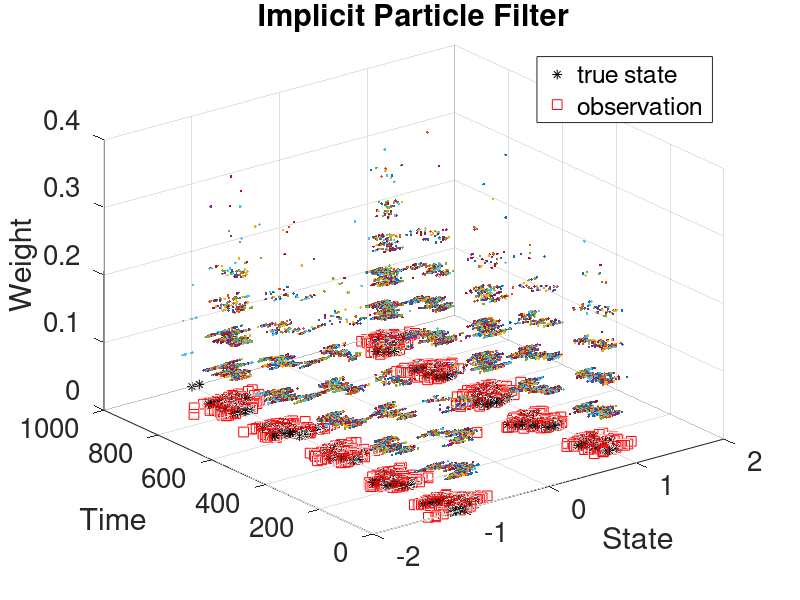
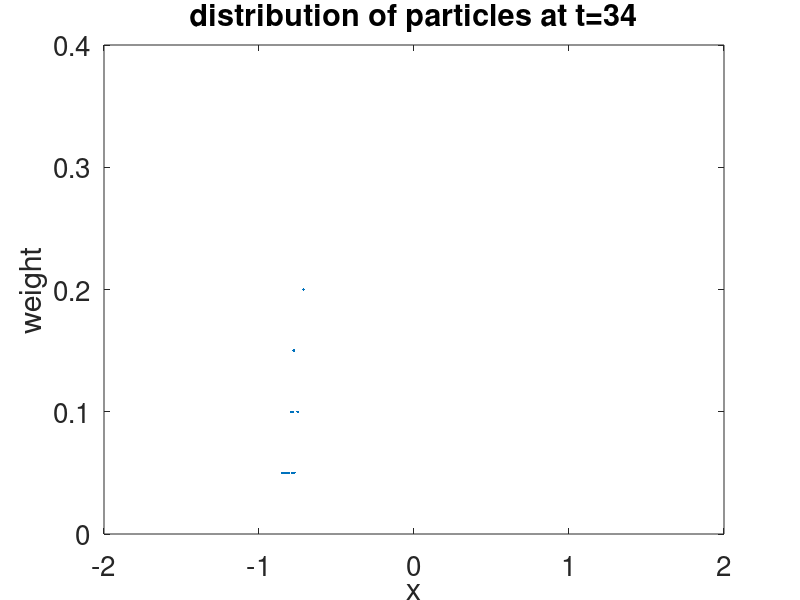

Write MATLAB code to recreate these figures, in order. (Note: a time limit stopped this script after it produced the figures.)
%%% IPF(implicit particle filter) double well single time 
clear;set(0,'defaultaxesfontsize',20);format long
%% setup

J=1000;% number of steps
alpha=2.5;% dynamics determined by alpha
gamma=0.1;% observational noise variance is gamma^2
sigma=0.3;% dynamics noise variance is sigma^2
C0=0.1;% prior initial condition variance
m0=0;% prior initial condition mean
sd=1;rng(sd);% Choose random number seed
N=20;% number of ensemble members

m=zeros(J,1);v=m;z=m;z(1)=0;c=m;U=zeros(J+1,N);% pre-allocate
v(1)=m0+sqrt(C0)*randn;% initial truth
m(1)=2*randn;% initial mean/estimate
c(1)=10*C0;H=1;% initial covariance and observation operator
U(1,:)=m(1)+sqrt(c(1))*randn(1,N);m(1)=sum(U(1,:))/N;% initial ensemble
tau=0.02;st=sigma*sqrt(tau);% time discretization is tau
EFF=0; %effective sample size

%%

%find Sum
Sum_sigma = 1/(1/st^2 + H^2/gamma^2);
%find L
L=sqrt(Sum_sigma);

for j=1:J
    %step jump
    if mod(j,100)==0
        if v(j)<0
            v(j)=1
        else
            v(j)=-1
        end
    end
    
    v(j+1)=v(j)+tau*alpha*(v(j)-v(j)^3)+st*randn ;% truth
    z(j+1)=H*v(j+1) + gamma*randn;% observation
    %calculate mu
    mean = Sum_sigma*( (v(j)+tau*alpha*(v(j)-v(j)^3) ) /st^2 + H*z(j+1)/gamma^2);
    epsilon = normrnd(0,1,[1,N]);
    %find the points
    Uhat = mean+L*epsilon;
    %calculate the weight;
    d= z(j+1) - H * Uhat;
    what = exp(-1/2*(1/gamma^2*d.^2));
    w = what/sum(what);
    
    EFF=EFF+(1/sum(w.^2)); %effective sample size
    
    %resample for x 
    ws=cumsum(w);% resample: compute cdf of weights
    for n=1:N
        ix=find(ws>rand,1,'first');% resample: draw rand \sim U[0,1] and 
        % find the index of the particle corresponding to the first time 
        % the cdf of the weights exceeds rand.
        U(j+1,n)=Uhat(ix);% resample: reset the nth particle to the one 
        % with the given index above
    end
    
    
    
    %output 
    m(j+1)=sum(U(j+1,:))/N;% estimator update
    c(j+1)=(U(j+1,:)-m(j+1))*(U(j+1,:)-m(j+1))'/N;% covariance update
    
end

disp('average effective sample size:')
disp(EFF/J)

%defind how many time steps
iter=1000;

for tt=1:iter
    time_t = 0;
    %for each time step, gater the information for plot
    %we have the state as U
    bb=tabulate ( U(tt+1,:) ) ;%compute the frequency table
    state_x = bb(:,1);%select the state points for x
    weight_z = bb(:,2)/N; %select the weight of corresponding state
    time_t(1:length(state_x)) = tt;
    plot3(state_x,time_t',weight_z ,'.'); %plot the points
    axis([-2 2 0 iter 0 0.4]);
    hold on;
    grid on;
end
length(bb);
tt=1:iter;
% Add title and axis labels
xlabel('State');
ylabel('Time');
zlabel('Weight');
title('Implicit Particle Filter');

%true
measure_w(1:iter)=0;
hold on;
p2=plot3(v(tt+1),tt,measure_w  ,'k*','MarkerSize',7);

%observation
hold on;
z(1)=m(1);
p3=plot3(z(tt),tt, measure_w  ,'rs','MarkerSize',7);

hold off;
legend([p2,p3],{'true state','observation'});

%example for one sigle time step
tt=34;
bb=tabulate ( U(tt+1,:) ) ;%compute the frequency table
state_x = bb(:,1);%select the state points for x
weight_z = bb(:,2)/N; %select the weight of corresponding state
figure;
plot(state_x,weight_z,'.');
axis([-2 2 0 0.4]);
ylabel('weight')
xlabel('x')
title('distribution of particles at t=34')


js=1000;% plot truth, mean, standard deviation, observations
figure;
p4 =plot([0:js-1],v(1:js)); %truth
hold;
p5=plot([0:js-1],m(1:js),'m'); %mean
p6=plot([1:js-1],z(1:js-1),'kx'); %observation
hold;grid;xlabel('t');
ylabel('x')
title('Implicit Particle Filter ');
legend([p4,p5,p6],{'truth','mean','data'});

figure;
plot([0:J],(v-m).^2);
hold;
plot([0:J],cumsum((v-m).^2)./[1:J+1]','m','Linewidth',2);
grid
hold;
xlabel('t');title('Implicit Particle Filter Error')

disp('Root square error')
a = cumsum((v-m).^2)./[1:J+1]';

disp( sqrt( a(length(a) )   )  )
